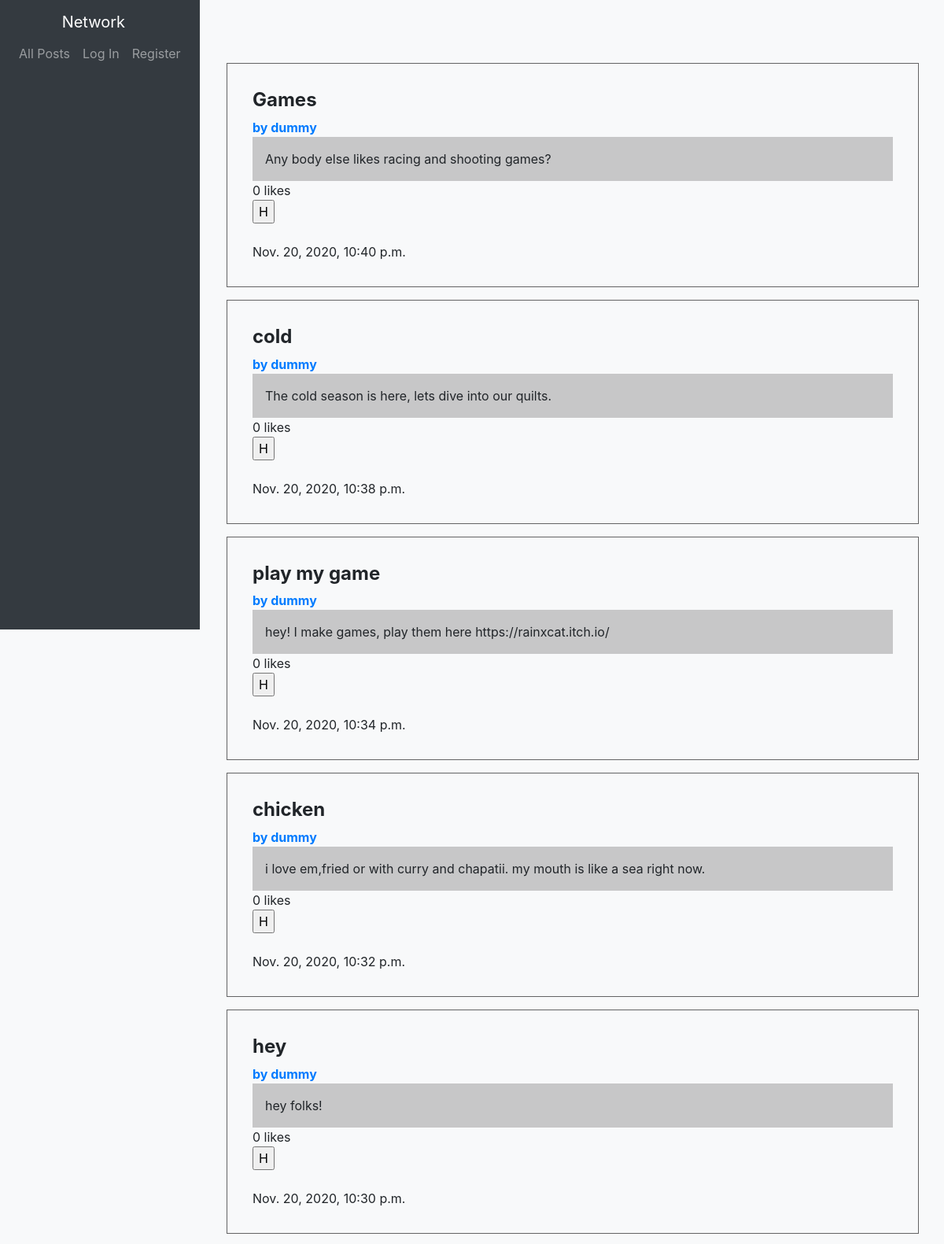
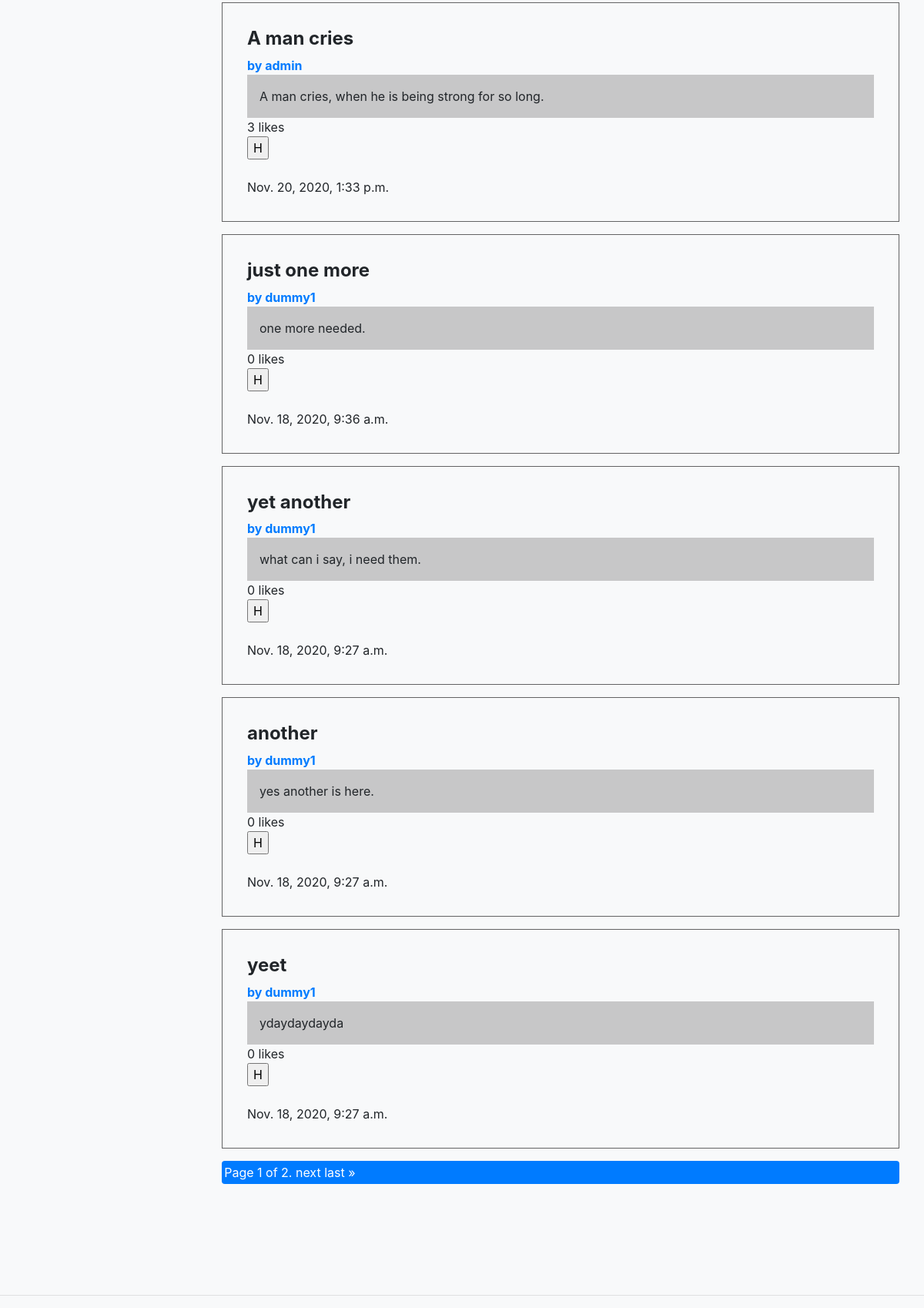
The page / on the database its author committed (2 pictures, top to bottom).
### network/models.py (models this page shows, shortened)
class Post(models.Model):
    title = models.CharField(max_length=100, null=False, default='')
    text = models.TextField(max_length=200, null=False, default='')
    user = models.ForeignKey(
        User, on_delete=models.CASCADE, default='', related_name="postby")
    created_on = models.DateTimeField(auto_now=True)
    updated_at = models.DateTimeField(auto_now=True)
    class Meta():
        ordering = ["-created_on"]
    def get_total_likes(self):
        return self.likes.user.count()

class User(AbstractUser):
    pass

class Like(models.Model):
    post = models.OneToOneField(
        Post, on_delete=models.CASCADE, default='', related_name="likes")
    user = models.ManyToManyField(User, default='', related_name="likedby")
    created_at = models.DateTimeField(auto_now=True)
    updated_at = models.DateTimeField(auto_now=True)

### network/views.py (the view)
# urls.py: path("", views.index, name="index"),
def index(request):
    posts = Post.objects.all()
    paginator = Paginator(posts, 10)
    page_number = request.GET.get('page')
    page_obj = paginator.get_page(page_number)
    return render(request, "network/index.html", {
        "postform": NewPost(),
        "page_obj": page_obj,
    })

### network/views.py
class NewPost(forms.Form):
    title = forms.CharField(
        label="title", required=True, widget=forms.TextInput(attrs={"placeholder": " eg: New post"}))
    text = forms.CharField(label="post", widget=forms.Textarea(
        attrs={"rows": 3, "cols": 115, "placeholder": " eg: Going out with friends."}), required=True)

### network/templates/network/index.html (shortened to what this page needs)
{% extends "network/layout.html" %}
{% block body %}
{% if user.is_authenticated %}
<div class="container-sm bg-light" id="postsmain">
  {%else%}
  <div class="container-sm bg-light" id="postsmain1">
    {%endif%}
    {%for post in page_obj%}
    <div class="container post">
      <h4><strong>{{post.title}}</strong></h4>
      <a href="{% url 'user' post.user %}"><strong>by {{post.user}}</strong></a>
      <div class="posttext">
        {{post.text}}
      </div>
      {% if post.get_total_likes %}
      <span>{{post.get_total_likes}} likes</span>
      {% else %}
      <span>0 likes</span>
      {% endif %}
      <form action="#" method="post">
        <input type="submit" name="" value="H">
      </form>
      <br>
      <span>{{post.created_on}}</span>
    </div>
    {% endfor %}
    <div class="pagination bg-primary text-white" style="padding:.2rem;">
      <span class="step-links">
        <span class="current">
          Page {{ page_obj.number }} of {{ page_obj.paginator.num_pages }}.
        </span>
        {% if page_obj.has_next %}
        <a class="text-white" href="?page={{ page_obj.next_page_number }}">next</a>
        <a class="text-white" href="?page={{ page_obj.paginator.num_pages }}">last &raquo;</a>
        {% endif %}
      </span>
    </div>
  </div>
  {% endblock %}

### network/static/network/styles.css (style rules this page uses)
:root { font-size: 16px; --text-primary: rgba(0, 0, 0, .9); --text-secondary: lightblue; --bg-primary: lightblue; --bg-secondary: lightgreen; --transition-speed: 160ms; }
body { background-color: var(--light); }
#postsmain1 { padding: 2rem; margin-top: 2rem; }
#postsmain1 .posttext { padding: 1rem; background-color: rgba(0, 0, 0, 0.2); }
.post { padding: 2rem; margin: 1rem 0 1rem 0; border: 0.1rem solid rgba(0, 0, 0, 0.6); }

### rows shown on the page
Post: title "Games", user "dummy", text "Any body else likes racing and shooting games?", shows "0 likes", created_on "Nov. 20, 2020, 10:40 p.m."
Post: title "cold", user "dummy", text "The cold season is here, lets dive into our quilts.", shows "0 likes", created_on "Nov. 20, 2020, 10:38 p.m."
Post: title "play my game", user "dummy", text "hey! I make games, play them here https://rainxcat.itch.io/", shows "0 likes", created_on "Nov. 20, 2020, 10:34 p.m."
Post: title "chicken", user "dummy", text "i love em,fried or with curry and chapatii. my mouth is like a sea right now.", shows "0 likes", created_on "Nov. 20, 2020, 10:32 p.m."
Post: title "hey", user "dummy", text "hey folks!", shows "0 likes", created_on "Nov. 20, 2020, 10:30 p.m."
Post: title "A man cries", user "admin", text "A man cries, when he is being strong for so long.", get_total_likes "3", created_on "Nov. 20, 2020, 1:33 p.m."
Post: title "just one more", user "dummy1", text "one more needed.", shows "0 likes", created_on "Nov. 18, 2020, 9:36 a.m."
Post: title "yet another", user "dummy1", text "what can i say, i need them.", shows "0 likes", created_on "Nov. 18, 2020, 9:27 a.m."
Post: title "another", user "dummy1", text "yes another is here.", shows "0 likes", created_on "Nov. 18, 2020, 9:27 a.m."
Post: title "yeet", user "dummy1", text "ydaydaydayda", shows "0 likes", created_on "Nov. 18, 2020, 9:27 a.m."

### other values the page prints
{{ page_obj.number }} "1"
{{ page_obj.paginator.num_pages }} "2"
